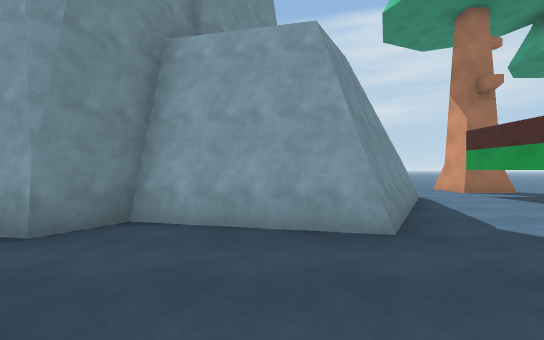
[1] (above)

22 first-person views from a walk through a Unity game level. The camera is 1.3 m above the floor, looks level and sees 90° across. The floor is counted in squares, 2 m on a side. Each view is taken from the middle of a square. On the plan, view 1 faces up. The plan holds only what a view shows up to about 9 squares ahead; the rest is blank. The place goes on beyond the plan. Surface patterns are stand-ins for the level's own textures.

[2]
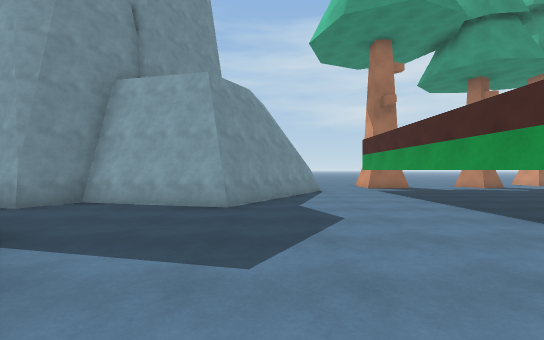

[3]
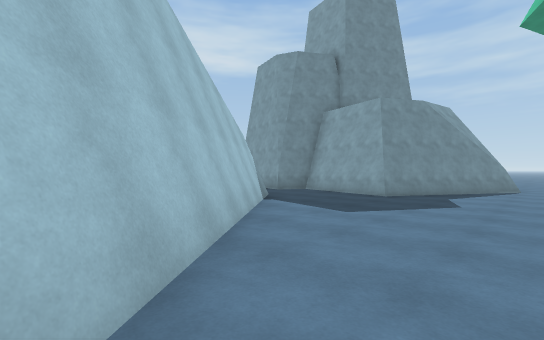

[4]
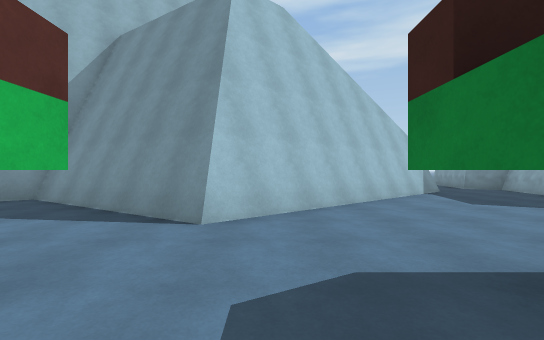

[5]
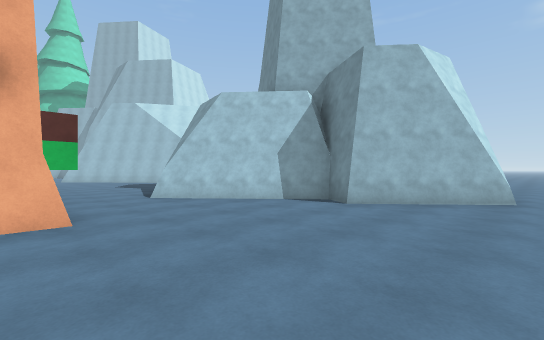

[6]
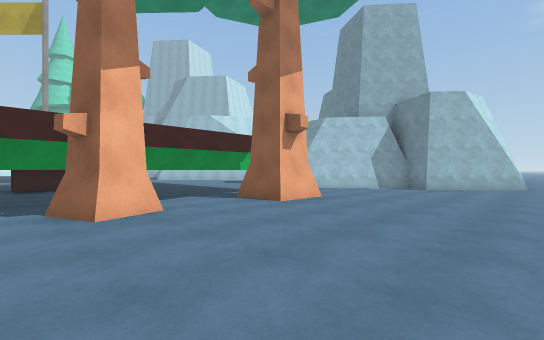

[7]
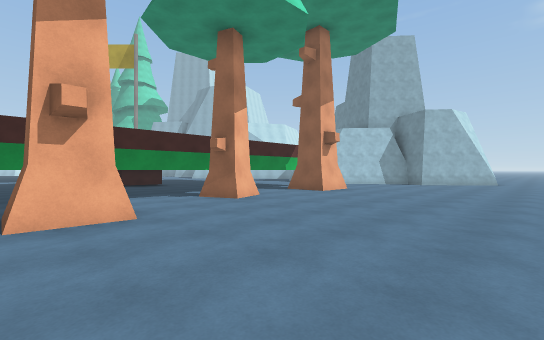

[8]
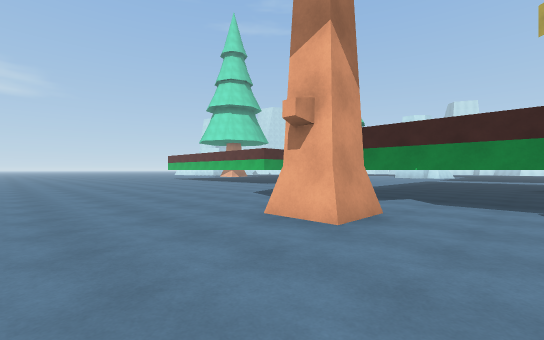

[9]
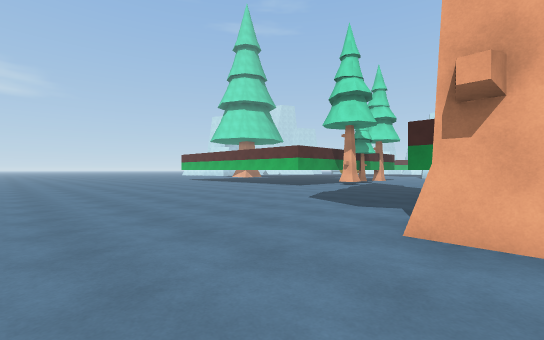

[10]
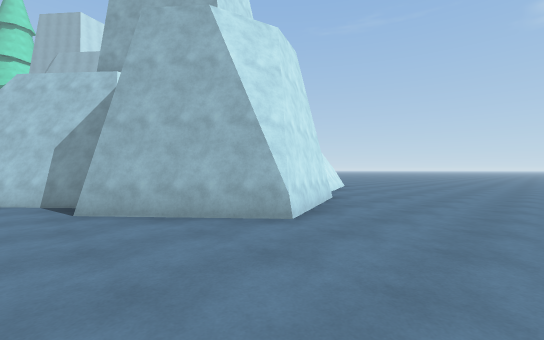

[11]
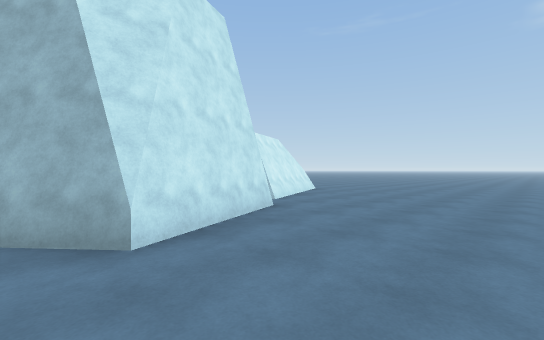

[12]
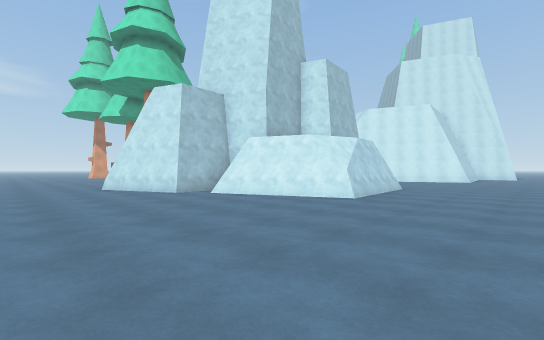

[13]
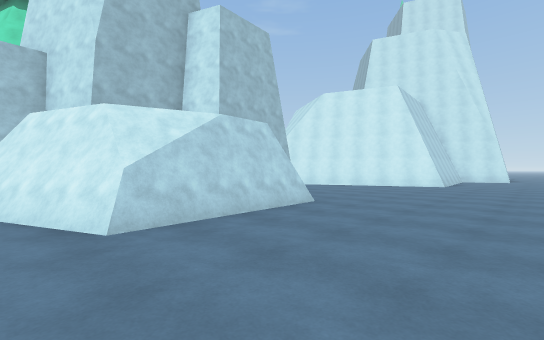

[14]
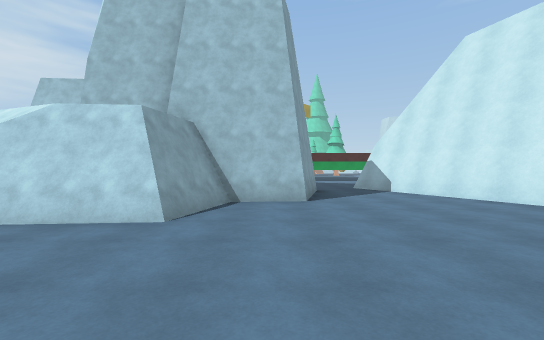

[15]
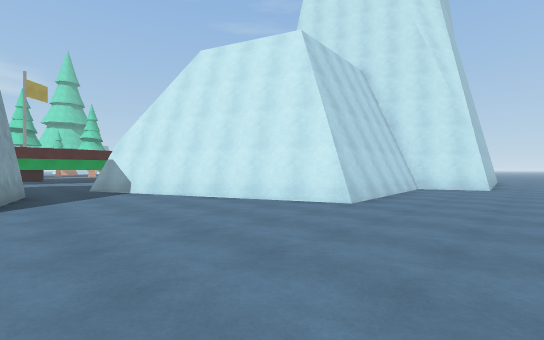

[16]
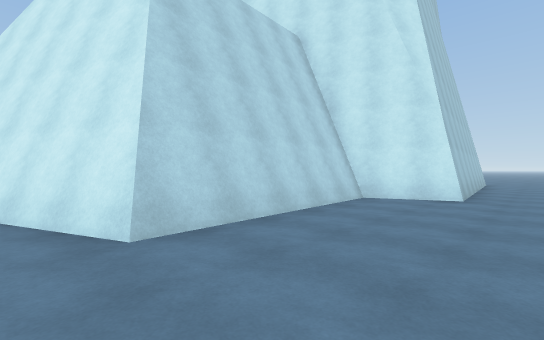

[17]
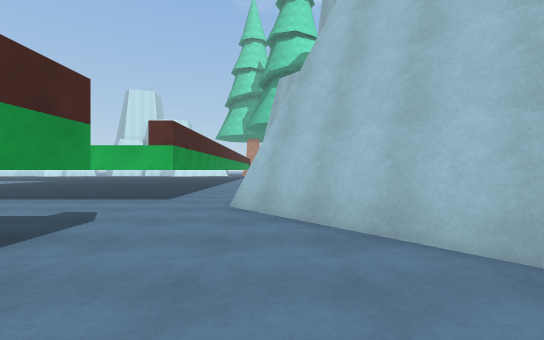

[18]
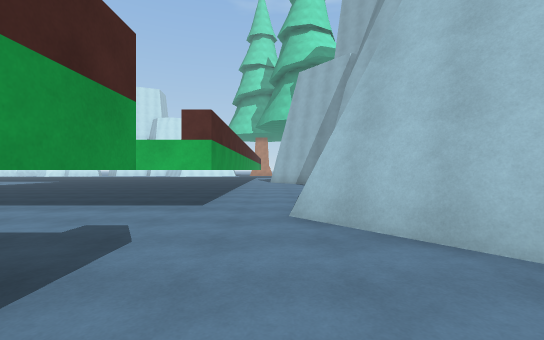

[19]
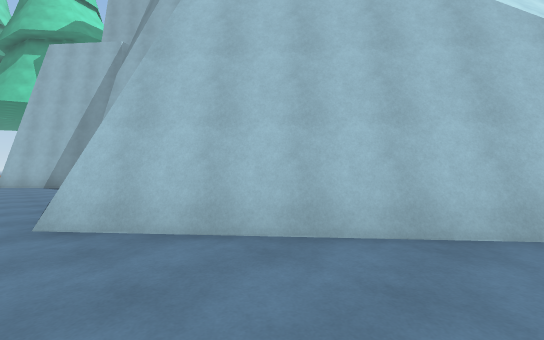

[20]
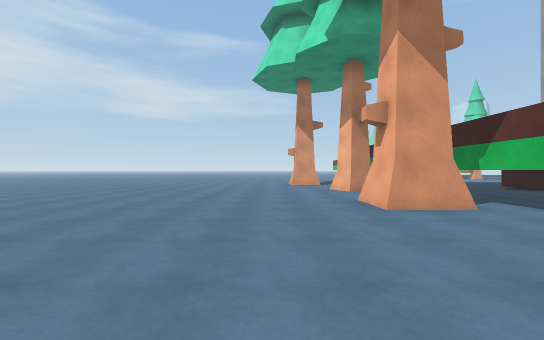

[21]
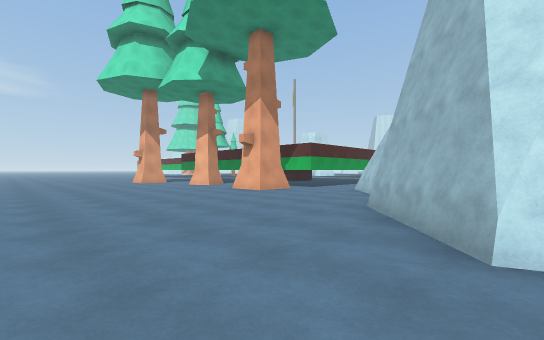

[22]
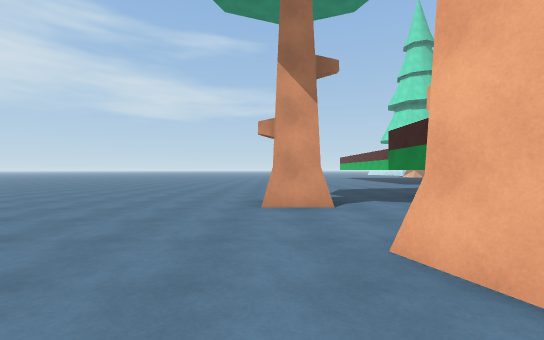

### Floor plan
Points are (right, up) in squares from view 1. A wall is a line through its corners. A room is listed if a view was taken in it or the views show most of it. See-through windows are left out.
Room 1 (views 1, 2, 17, 18, 19)
walls: (1.2, 3) (-0.5, 3.4); (-0.3, -0.5) (2.7, -4.1); (5, 1) (5, 7); (-0.8, 3.4) (-1.7, 3.7) (-2.3, 2.6) (-4.6, 3.2); (5, -3) (5, -2); (3.3, 6.5) (1, 2.8); (-4.1, -0.4) (-1.2, 0.8) (2.8, -3.9)
low walls: (1, 2.8) (-1.6, 3.4)
ways out: opening at (-4, 1.5) to room 2; opening at (3.5, -2.5) to room 2; opening at (4, 7) to room 2
Room 2 (views 3, 4, 5, 6, 7, 8, 9, 10, 11, 12, 13, 14, 15, 16, 20, 21, 22)
walls: (5, 7) (15, 7); (6, -3) (5, -3); (-3.4, 9.9) (-3.5, 11.4) (-0.8, 12.5) (1.2, 10.3) (0.7, 9.5) (3.3, 6.5); (2.8, -3.9) (3.6, -4.8); (2.7, -4.1) (3.5, -5); (-5.5, 5.2) (-7.3, 5.6) (-7.5, 9) (-4.4, 10.3); (5, -5.5) (6.8, -5.5); (-5.3, 3.3) (-5.4, 5); (-7.8, 9.1) (-4.4, 10.5); (-7.9, -7.1) (-8.2, -2); (-9.7, -7.9) (-7.6, -7) (-8, -1.9) (-4.1, -0.4); (-9.5, -11.6) (-9.6, -9.4)
low walls: (-5.4, 5) (-7.5, 5.5) (-7.6, 6.5); (-7.7, 8.4) (-7.8, 9.1)
ways out: opening at (-4, 1.5) to room 1; opening at (3.5, -2.5) to room 1; opening at (4, 7) to room 1; opening at (4, -6)
objects: tree (6, 8) to (7, 9); tree (10, 8) to (10, 9); tree (13, 9) to (14, 10)

Where each view was taken, in squares from view 1:
view 1: 0 up, 0 right, facing up
view 2: 2 down, 2 right, facing up
view 3: 4 down, 4 right, facing up-left
view 4: 4 down, 7 right, facing left
view 5: 13 up, 6 right, facing down-left
view 6: 13 up, 11 right, facing down-left
view 7: 14 up, 14 right, facing down-left
view 8: 13 up, 11 right, facing down-right
view 9: 13 up, 13 right, facing down-right
view 10: 15 up, 2 right, facing down-left
view 11: 15 up, 0 right, facing down-left
view 12: 15 up, 11 left, facing down-right
view 13: 10 up, 11 left, facing down-right
view 14: 4 up, 11 left, facing right
view 15: 3 up, 11 left, facing down-right
view 16: 1 down, 11 left, facing down-right
view 17: 0 up, 3 right, facing down
view 18: 1 down, 4 right, facing down
view 19: 1 down, 4 right, facing down-left
view 20: 11 up, 1 right, facing right
view 21: 15 up, 1 left, facing down-right
view 22: 10 up, 8 right, facing right
